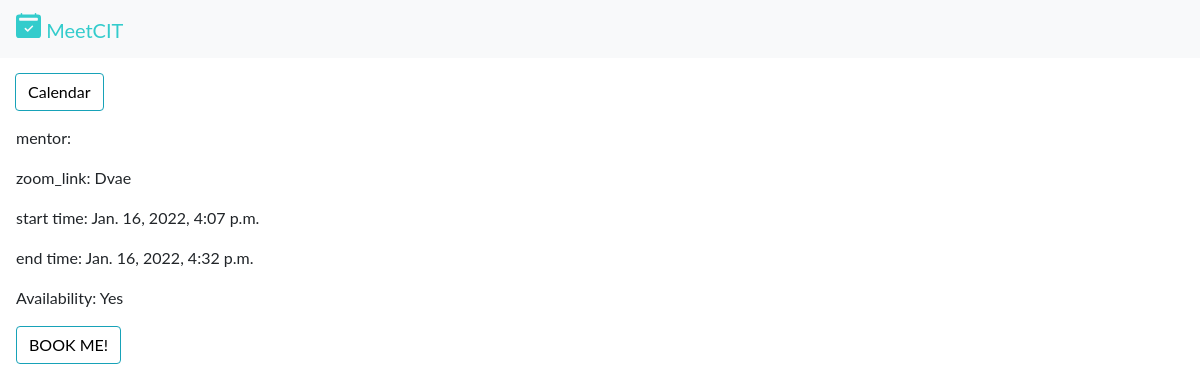
The app's page /event/edit/3/ (signed in) with its own data.
### cal/models.py (models this page shows, shortened)
class Event(models.Model):
    mentor = models.CharField(max_length=200)
    zoom_link = models.TextField()
    start_time = models.DateTimeField('start time')
    end_time = models.DateTimeField('end time')
    available = models.BooleanField(default=True)
    def is_available(self):
        return (self.start_time > timezone.now() and self.available)
    class Meta:
        permissions = (
            ('can_edit', 'Can edit the event'),
            ('cannot_book', 'Cannot book the event')
        )

### cal/views.py (the view)
@login_required
def event_edit(request, event_id=None):
    if event_id:
        instance = get_object_or_404(Event, pk=event_id)
        if request.user.has_perm('cal.can_edit', instance):
            cur_user = User.objects.get(pk=request.user.id)
            initial_data = {
                'mentor': cur_user,
                'zoom_link': instance.zoom_link,
                'start_time': instance.start_time,
                'end_time': instance.end_time
            }
            print(instance.zoom_link)
            form = EventForm(request.POST or None,
                             instance=instance, initial=initial_data)
            if request.POST and form.is_valid():
                form.save()
                return HttpResponseRedirect(reverse('cal:calendar'))
            return render(request, 'cal/event_edit.html', {'form': form})
        else:
            context = {
                'event_id': instance.pk,
                'mentor': instance.mentor,
                'zoom_link': instance.zoom_link,
                'start_time': instance.start_time,
                'end_time': instance.end_time,
                'is_available': instance.is_available
            }
            return render(request, 'cal/event_view.html', context)

### cal/templates/cal/event_view.html (shortened to what this page needs)
{% extends 'cal/base.html' %}
{% block content %}
<div class="clearfix">
  <a class="btn btn-info left" href="{% url 'cal:calendar' %}"> Calendar </a>
</div>
<div class="ml-3">
  <p>mentor: {{mentor}}</p>
  <p>zoom_link: {{zoom_link}}</p>
  <p>start time: {{start_time}}</p>
  <p>end time: {{end_time}}</p>
  {% if is_available %}
  <p>Availability: Yes</p>
  <form method="post">
    <a class="btn btn-info left" href="{% url 'cal:booksuccess' event_id %}"> BOOK ME! </a>
  </form>
  {% else %}
  <p>Availability: No</p>
  {% endif %}
</div>
{% endblock %}

### cal/static/cal/css/styles.css (style rules this page uses)
body { font-family: "ptsans", "Lato", "Helvetica Neue", Helvetica, Arial, sans-serif; }
.left { float: left; }
.btn { outline: none; color: black; background-color: transparent; box-shadow: 0 0 0 0; margin-right: 3px; }
.clearfix { margin: 15px; }
a { color: #17a2b8; }

### records on screen
Event: zoom_link "Dvae", start_time "Jan. 16, 2022, 4:07 p.m.", end_time "Jan. 16, 2022, 4:32 p.m."
